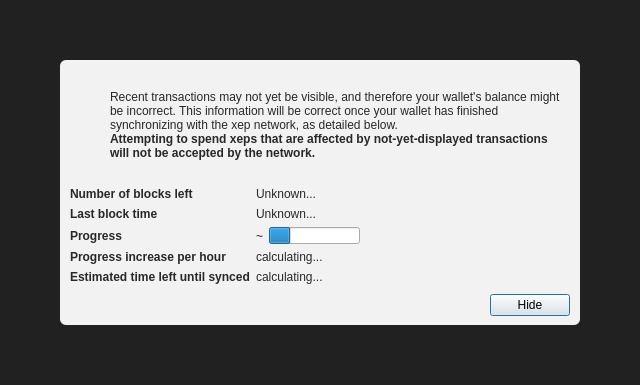
<?xml version="1.0" encoding="UTF-8"?>
<ui version="4.0">
 <class>ModalOverlay</class>
 <widget class="QWidget" name="ModalOverlay">
  <property name="geometry">
   <rect>
    <x>0</x>
    <y>0</y>
    <width>640</width>
    <height>385</height>
   </rect>
  </property>
  <property name="windowTitle">
   <string>Form</string>
  </property>
  <layout class="QVBoxLayout" name="verticalLayout" stretch="0">
   <property name="sizeConstraint">
    <enum>QLayout::SetDefaultConstraint</enum>
   </property>
   <property name="leftMargin">
    <number>0</number>
   </property>
   <property name="topMargin">
    <number>0</number>
   </property>
   <property name="rightMargin">
    <number>0</number>
   </property>
   <property name="bottomMargin">
    <number>0</number>
   </property>
   <item>
    <widget class="QWidget" name="bgWidget" native="true">
     <property name="styleSheet">
      <string notr="true">#bgWidget { background: rgba(0,0,0,220); }</string>
     </property>
     <layout class="QVBoxLayout" name="verticalLayoutMain" stretch="1">
      <property name="leftMargin">
       <number>60</number>
      </property>
      <property name="topMargin">
       <number>60</number>
      </property>
      <property name="rightMargin">
       <number>60</number>
      </property>
      <property name="bottomMargin">
       <number>60</number>
      </property>
      <item>
       <widget class="QWidget" name="contentWidget" native="true">
        <property name="styleSheet">
         <string notr="true">#contentWidget { background: rgba(255,255,255,240); border-radius: 6px; }

QLabel { color: rgb(40,40,40);  }</string>
        </property>
        <layout class="QVBoxLayout" name="verticalLayoutSub" stretch="1,0,0,0">
         <property name="spacing">
          <number>0</number>
         </property>
         <property name="leftMargin">
          <number>10</number>
         </property>
         <property name="topMargin">
          <number>10</number>
         </property>
         <property name="rightMargin">
          <number>10</number>
         </property>
         <property name="bottomMargin">
          <number>10</number>
         </property>
         <item>
          <layout class="QHBoxLayout" name="horizontalLayoutIconText" stretch="0,1">
           <property name="topMargin">
            <number>20</number>
           </property>
           <item>
            <layout class="QVBoxLayout" name="verticalLayoutIcon">
             <property name="leftMargin">
              <number>0</number>
             </property>
             <item>
              <widget class="QPushButton" name="warningIcon">
               <property name="enabled">
                <bool>false</bool>
               </property>
               <property name="text">
                <string/>
               </property>
               <property name="icon">
                <iconset>
                 <normaloff>:/icons/warning</normaloff>
                 <disabledoff>:/icons/warning</disabledoff>:/icons/warning</iconset>
               </property>
               <property name="iconSize">
                <size>
                 <width>48</width>
                 <height>48</height>
                </size>
               </property>
               <property name="flat">
                <bool>true</bool>
               </property>
              </widget>
             </item>
             <item>
              <spacer name="verticalSpacerWarningIcon">
               <property name="orientation">
                <enum>Qt::Vertical</enum>
               </property>
               <property name="sizeHint" stdset="0">
                <size>
                 <width>20</width>
                 <height>40</height>
                </size>
               </property>
              </spacer>
             </item>
            </layout>
           </item>
           <item>
            <layout class="QVBoxLayout" name="verticalLayoutInfoText">
             <property name="leftMargin">
              <number>0</number>
             </property>
             <property name="topMargin">
              <number>0</number>
             </property>
             <item>
              <widget class="QLabel" name="infoText">
               <property name="text">
                <string>Recent transactions may not yet be visible, and therefore your wallet's balance might be incorrect. This information will be correct once your wallet has finished synchronizing with the xep network, as detailed below.</string>
               </property>
               <property name="textFormat">
                <enum>Qt::RichText</enum>
               </property>
               <property name="wordWrap">
                <bool>true</bool>
               </property>
              </widget>
             </item>
             <item>
              <widget class="QLabel" name="infoTextStrong">
               <property name="font">
                <font>
                 <weight>75</weight>
                 <bold>true</bold>
                </font>
               </property>
               <property name="text">
                <string>Attempting to spend xeps that are affected by not-yet-displayed transactions will not be accepted by the network.</string>
               </property>
               <property name="textFormat">
                <enum>Qt::RichText</enum>
               </property>
               <property name="wordWrap">
                <bool>true</bool>
               </property>
              </widget>
             </item>
             <item>
              <spacer name="verticalSpacerInTextSpace">
               <property name="orientation">
                <enum>Qt::Vertical</enum>
               </property>
               <property name="sizeHint" stdset="0">
                <size>
                 <width>20</width>
                 <height>40</height>
                </size>
               </property>
              </spacer>
             </item>
            </layout>
           </item>
          </layout>
         </item>
         <item>
          <spacer name="verticalSpacerAfterText">
           <property name="orientation">
            <enum>Qt::Vertical</enum>
           </property>
           <property name="sizeHint" stdset="0">
            <size>
             <width>20</width>
             <height>40</height>
            </size>
           </property>
          </spacer>
         </item>
         <item>
          <layout class="QFormLayout" name="formLayout">
           <property name="fieldGrowthPolicy">
            <enum>QFormLayout::FieldsStayAtSizeHint</enum>
           </property>
           <property name="horizontalSpacing">
            <number>6</number>
           </property>
           <property name="verticalSpacing">
            <number>6</number>
           </property>
           <property name="topMargin">
            <number>10</number>
           </property>
           <item row="0" column="0">
            <widget class="QLabel" name="labelNumberOfBlocksLeft">
             <property name="font">
              <font>
               <weight>75</weight>
               <bold>true</bold>
              </font>
             </property>
             <property name="text">
              <string>Number of blocks left</string>
             </property>
            </widget>
           </item>
           <item row="0" column="1">
            <widget class="QLabel" name="numberOfBlocksLeft">
             <property name="text">
              <string>Unknown...</string>
             </property>
            </widget>
           </item>
           <item row="1" column="0">
            <widget class="QLabel" name="labelLastBlockTime">
             <property name="font">
              <font>
               <weight>75</weight>
               <bold>true</bold>
              </font>
             </property>
             <property name="text">
              <string>Last block time</string>
             </property>
            </widget>
           </item>
           <item row="1" column="1">
            <widget class="QLabel" name="newestBlockDate">
             <property name="sizePolicy">
              <sizepolicy hsizetype="Maximum" vsizetype="Preferred">
               <horstretch>0</horstretch>
               <verstretch>0</verstretch>
              </sizepolicy>
             </property>
             <property name="text">
              <string>Unknown...</string>
             </property>
            </widget>
           </item>
           <item row="2" column="0">
            <widget class="QLabel" name="labelSyncDone">
             <property name="font">
              <font>
               <weight>75</weight>
               <bold>true</bold>
              </font>
             </property>
             <property name="text">
              <string>Progress</string>
             </property>
            </widget>
           </item>
           <item row="2" column="1">
            <layout class="QHBoxLayout" name="horizontalLayoutSync" stretch="0,1">
             <item>
              <widget class="QLabel" name="percentageProgress">
               <property name="text">
                <string notr="true">~</string>
               </property>
              </widget>
             </item>
             <item>
              <widget class="QProgressBar" name="progressBar">
               <property name="value">
                <number>24</number>
               </property>
               <property name="format">
                <string/>
               </property>
              </widget>
             </item>
            </layout>
           </item>
           <item row="4" column="0">
            <widget class="QLabel" name="labelProgressIncrease">
             <property name="font">
              <font>
               <weight>75</weight>
               <bold>true</bold>
              </font>
             </property>
             <property name="text">
              <string>Progress increase per hour</string>
             </property>
            </widget>
           </item>
           <item row="4" column="1">
            <widget class="QLabel" name="progressIncreasePerH">
             <property name="text">
              <string>calculating...</string>
             </property>
            </widget>
           </item>
           <item row="5" column="0">
            <widget class="QLabel" name="labelEstimatedTimeLeft">
             <property name="font">
              <font>
               <weight>75</weight>
               <bold>true</bold>
              </font>
             </property>
             <property name="text">
              <string>Estimated time left until synced</string>
             </property>
            </widget>
           </item>
           <item row="5" column="1">
            <widget class="QLabel" name="expectedTimeLeft">
             <property name="text">
              <string>calculating...</string>
             </property>
            </widget>
           </item>
          </layout>
         </item>
         <item>
          <layout class="QHBoxLayout" name="horizontalLayoutButtons">
           <property name="leftMargin">
            <number>10</number>
           </property>
           <property name="topMargin">
            <number>10</number>
           </property>
           <item>
            <spacer name="horizontalSpacer">
             <property name="orientation">
              <enum>Qt::Horizontal</enum>
             </property>
             <property name="sizeHint" stdset="0">
              <size>
               <width>40</width>
               <height>20</height>
              </size>
             </property>
            </spacer>
           </item>
           <item>
            <widget class="QPushButton" name="closeButton">
             <property name="text">
              <string>Hide</string>
             </property>
             <property name="shortcut">
              <string>Esc</string>
             </property>
             <property name="focusPolicy">
              <enum>Qt::StrongFocus</enum>
             </property>
             <property name="default">
              <bool>true</bool>
             </property>
            </widget>
           </item>
          </layout>
         </item>
        </layout>
       </widget>
      </item>
     </layout>
    </widget>
   </item>
  </layout>
 </widget>
 <resources/>
 <connections/>
</ui>
